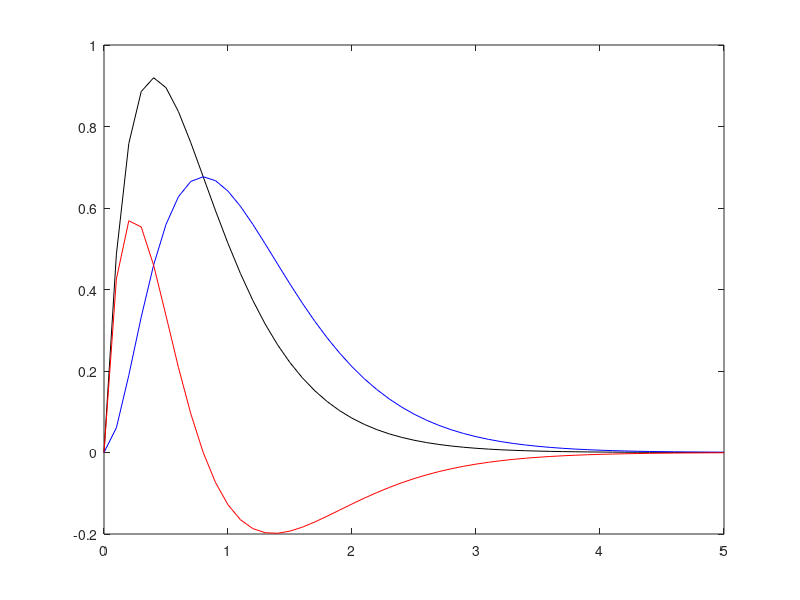
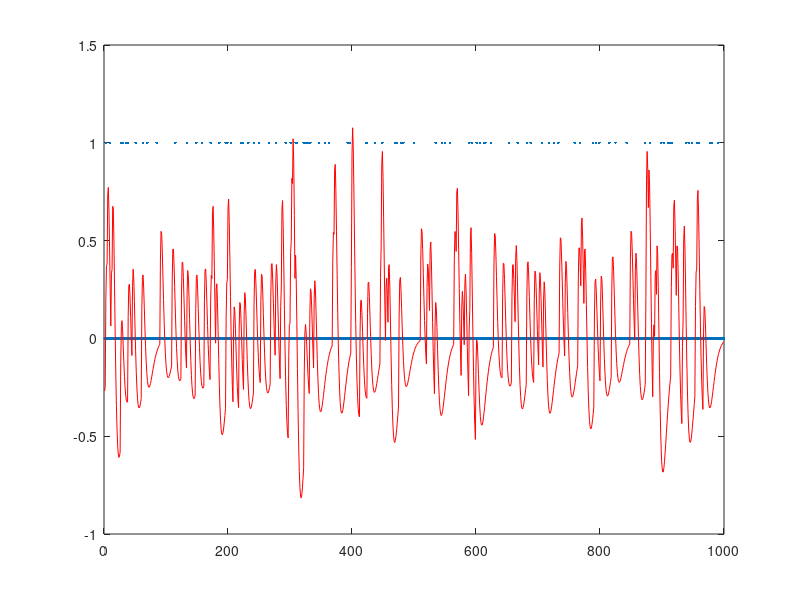
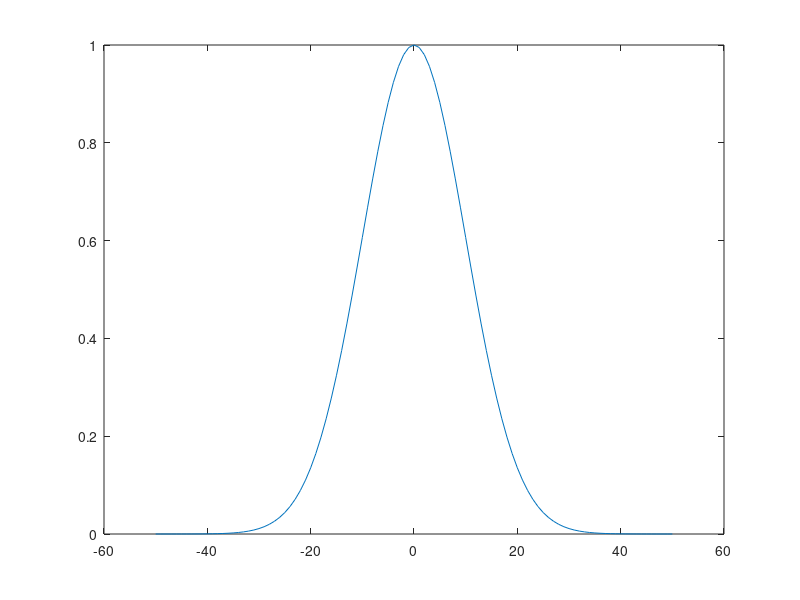
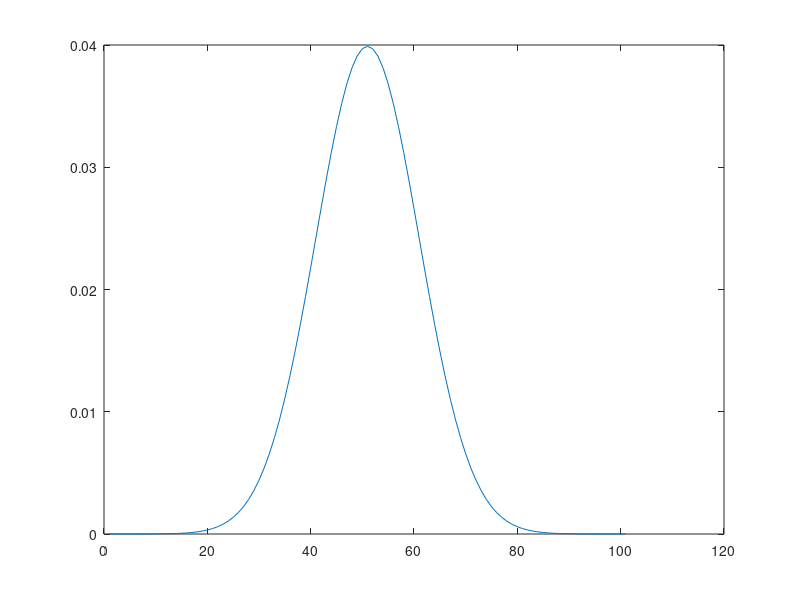

The MATLAB source for these figures, in order: (Note: this script raises an error after producing the figures.)
% lecture 06
% 2015 Febuary 05
% Image Smoothing
% Moo K. Chung mkchung@wisc.edu

%----------------------------------
% Hemodynamic response function (HRF) convolution in fMRI from Lecture 03. 

% signle Gamma function
help gampdf

x = 0:.1:5;
y1 = gampdf(x, 2, .4); 
figure; plot(x, y1, 'k')

y2 = gampdf(x, 3, .4); 
hold on; plot(x, y2, 'b')

% linear combination of two Gamma functions
y3 = y1 - y2;
hold on; plot(x, y3, 'r')

% stimuli modeled as a sequence of impulse functions
stimuli = zeros(1000,1);
ind = randi([1 1000], 100,1);
stimuli(ind)=1;
figure; plot(stimuli,'.')

bold = conv(stimuli, y3,'same');
hold on; plot(bold, 'r')

%---------------------------------
% Gaussian Kernel Smoothing in 1D

% Truncated Gaussian Kernel  in 1D
K=inline('exp(-(x.^2)/2/sigma^2)');
dx= -50:50;
figure; plot(dx,K(10, dx));

sum(K(10,dx))
weight=K(10,dx)/sum(K(10,dx))
sum(weight)
figure; plot(weight);

% 1D Gaussian kernel smoothing
x=1:1000;
noise=normrnd(0, 1, 1,1000);
signal=cos(x/100);
figure; plot(signal, 'k', 'LineWidth', 3);
y= signal + noise;
hold on; plot(y, '.k');

smooth=conv(y,weight,'same');
hold on;plot(smooth, 'r', 'LineWidth', 3); 


%EXERCISE: Construct kernel and perform kernel smoothing such that
% the smoothed singals does not wiggle too much and approximate the underlying signal.

% boundary effect
noise=normrnd(10, 1, 1000,1);
figure; plot(noise, '.k');

smooth=conv(noise,weight,'same');
hold on;plot(smooth, 'r:', 'LineWidth', 3); 


%How to fix the boundary effect?

snoise= noise-mean(noise); % shift noise by mean value
smooth=conv(snoise,weight,'same') + mean(noise);
hold on;plot(smooth, 'r', 'LineWidth', 3);

%Exercise: Why we have the identical smoothing pattern in the middle?
% Is it even mathemtically possible?

%--------------------------------------------
% Gaussian Kernel Smoothing in 2D

% Truncated Gaussian Kernel  in 2D
K=inline('exp(-(x.^2+y.^2)/2/sigma^2)');  %kernel
[dx,dy]=meshgrid([-10:10])  % regular grid
figure; imagesc(K(10, dx,dy)); colorbar

sum(sum(K(10, dx,dy)))
%313.6054

weight=K(100000,dx,dy)/sum(sum(K(1000000,dx,dy)))
sum(sum(weight))

figure; imagesc(weight); colorbar

% toy example
signal= imread('toy-key.tif');
signal=(double(signal)-219)/36; % makes the image into real number
figure; imagesc(signal); colormap('bone'); colorbar %596 x 368

% Gaussian kernel smoothing
smooth=conv2(signal,weight,'same');
figure;imagesc(smooth); colormap('bone');colorbar;

weight=K(sqrt(100),dx,dy)/sum(sum(K(sqrt(100),dx,dy)))
smooth=conv2(signal,weight,'same');
figure;imagesc(smooth); colormap('bone');colorbar;

weight=K(sqrt(1000000),dx,dy)/sum(sum(K(sqrt(1000000),dx,dy)))
smooth=conv2(signal,weight,'same');
figure;imagesc(smooth); colormap('bone');colorbar;

% Exercise: Why increasing the bandwidth will not change the amount of smoothing?

[dx,dy]=meshgrid([-100:100]); 
weight=K(sqrt(1000),dx,dy)/sum(sum(K(sqrt(1000),dx,dy)));
figure; imagesc(weight); colorbar
smooth=conv2(signal,weight,'same');
figure;imagesc(smooth); colormap('bone');colorbar;

%--------------------------------------
% Gaussian white noise
% 2D Gaussian kernel smoothing 

noise= normrnd(0, 5, 596, 368);
f = signal + noise;
figure; imagesc(f); colormap('bone'); caxis( [0 1]); colorbar

weight=K(sqrt(2),dx,dy)/sum(sum(K(sqrt(2),dx,dy)));
smooth=conv2(f,weight,'same');
figure; imagesc(smooth); colormap('bone'); caxis( [0 1]); colorbar

weight=K(sqrt(200),dx,dy)/sum(sum(K(sqrt(200),dx,dy)));
smooth=conv2(f,weight,'same');
figure; imagesc(smooth); colormap('bone'); caxis( [0 1]); colorbar

% Kernel smoothing is very robust and if used smartly, 
% it can outperform many advanced smoothing methods. 


% Smooth Gaussian random field/stochastic process
[dx,dy]=meshgrid([-20:20])
weight=K(sqrt(1),dx,dy)/sum(sum(K(sqrt(1),dx,dy)));

smooth=conv2(noise,weight,'same');
figure; imagesc(smooth); colormap('bone'); caxis( [-1 1]); colorbar

for i=1:10
    noise= normrnd(0, 1, 100, 100);
    weight=K(sqrt(10*i),dx,dy)/sum(sum(K(sqrt(10*i),dx,dy)));
    smooth=conv2(noise,weight,'same');
    figure; imagesc(smooth); caxis( [-1 1]); colorbar
end;

%Exercise. As the bandwidth goes to infity, show the Gaussian kernel
%smoothing of white noise will converge to 0. 


%----------------------------------
% Gaussian kernel smoothing on graph/surface mesh
% load amygdala.volume.mat from /lecture01 directory

addpath /Users/kaeda/Documents/uw/2015spring/CS638/lec7
vol= squeeze(leftvol(1,:,:,:));
surf=isosurface(vol)

figure;figure_wire(surf,'black', 'white')

nbr= FINDnbr(surf.faces);
%surf.faces gives information about how each triangle forms
nbr(1,:) % neighboring vertices of node 1.

x=surf.vertices(:,1);
y=surf.vertices(:,2);
z=surf.vertices(:,3);

%bandwidth 100 gausian kernel smoothering  (x,y,z) coordinate on first
%neighbour
sigma=100;
sx=hk_smooth(x,surf,sigma,1);
sy=hk_smooth(y,surf,sigma,1);
sz=hk_smooth(z,surf,sigma,1);

%reconstruct surface with smoothering coordinate. the position change but
%connecitity doesn't change (using the connectivity information)
ssurf.vertices=[sx sy sz];
ssurf.faces=surf.faces;
figure;figure_wire(ssurf,'black', 'white')
%increase the number of sigma (bandwidth) the smoothering effect will not
%change much. Need to increase the window size. Can apply the gaussian
%smoothering one more time. The second neighbour information will be
%incorporate.

x=surf.vertices(:,1);
y=surf.vertices(:,2);
z=surf.vertices(:,3);

sigma=100;
sx=hk_smooth(x,surf,sigma,1);
sy=hk_smooth(y,surf,sigma,1);
sz=hk_smooth(z,surf,sigma,1);
sigma=100;
sx=hk_smooth(x,surf,sigma,1);
sy=hk_smooth(y,surf,sigma,1);
sz=hk_smooth(z,surf,sigma,1);
sigma=100;
sx=hk_smooth(x,surf,sigma,1);
sy=hk_smooth(y,surf,sigma,1);
sz=hk_smooth(z,surf,sigma,1);
sigma=100;
sx=hk_smooth(x,surf,sigma,1);
sy=hk_smooth(y,surf,sigma,1);
sz=hk_smooth(z,surf,sigma,1);
ssurf.vertices=[sx sy sz];
ssurf.faces=surf.faces;
figure;figure_wire(ssurf,'black', 'white')

%here is much smootherer ten iterations (???is the same as ten neighbours.
%solving nonlinearity 
%Exercise: perform Gaussian kernel smoothing using up to 2nd neighbors.

%-------------------------------
% Quantitle-quantile plot
% Smoothing increases Gaussianness

p=[1:99]/100; 
q=inline('-log(1-p)/2');
subplot(2,2,1); plot(q(p),p);
xlabel('q')
ylabel('p=P(X < q)')
title('CDF of exponential(2)')

X=exprnd(2, 500,1);
Y=exprnd(2, 500,1);
subplot(2,2,2); qqplot(X,Y)
title('QQ-plot')

X=exprnd(2, 500,1);
Y=exprnd(2, 500,1);
subplot(2,2,3); qqplot(X,Y)
title('QQ-plot')

X=exprnd(2, 500,1);
Y=exprnd(2, 500,1);
subplot(2,2,4); qqplot(X,Y)
title('QQ-plot')
%the limitation of QQ plot. need to look at the slope not just if that's
%the straight line. need to be y=x
%------------------------------------
% Checking Gaussianness after smoothing

X=exprnd(2, 100,100);
figure; imagesc(X); colormap('bone'); colorbar

Y=reshape(X, 100^2,1);
figure; qqplot(Y)
%single argument, will plot x: standard normal vs. Y 
[dx,dy]=meshgrid([-20:20])
weight=K(sqrt(1),dx,dy)/sum(sum(K(sqrt(1),dx,dy)));

smooth=conv2(X,weight,'same');
figure; imagesc(smooth); colormap('bone'); colorbar

Y=reshape(smooth, 100^2,1);
figure; qqplot(Y)
%the smootheness increase, the straghter the line is
%Exam: why apply gaussian smootheness will increase the gaussianess?
%central-limit theorem? 

%if the image looks like the gaussian, tool can be used for processing next
%step

%increase the bandwidth

X=exprnd(2, 100,100);
figure; imagesc(X); colormap('bone'); colorbar

Y=reshape(X, 100^2,1);
figure; qqplot(Y)
%single argument, will plot x: standard normal vs. Y 
%not bandwidth bigger than image size
%increase bandwidth
[dx,dy]=meshgrid([-20:20])
weight=K(sqrt(10),dx,dy)/sum(sum(K(sqrt(1),dx,dy)));

smooth=conv2(X,weight,'same');
figure; imagesc(smooth); colormap('bone'); colorbar

Y=reshape(smooth, 100^2,1);
figure; qqplot(Y)

%problem of kernel convolution of edges. boundary effects ????zero will
%contaminate the boundary

%get rid of boundary

temp=smooth(10:90,10:90);
figure; imagesc(temp); colormap('bone'); colorbar
%cut the boundary
%limitation of gaussian smoothering, the boundary effect
%------------------------------
%Mean filter as Gaussian kernel smoothing

K=inline('exp(-(x.^2+y.^2)/2/sigma^2)');  %kernel
[dx,dy]=meshgrid([-1:1])  % regular grid

w=K(0.1,dx,dy)/sum(sum(K(0.1,dx,dy)))
w=K(1,dx,dy)/sum(sum(K(1,dx,dy)))

w=K(100,dx,dy)/sum(sum(K(100,dx,dy)))

